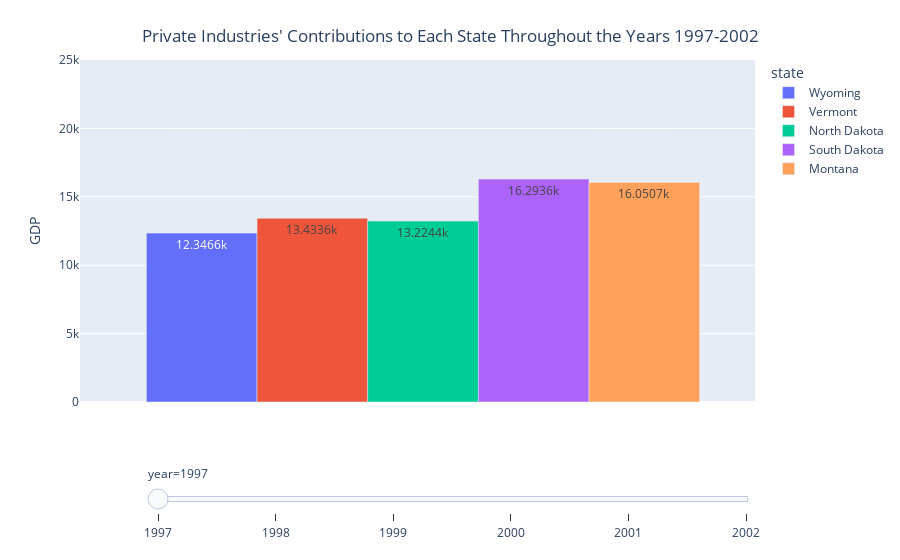

The notebook cell saved with this chart:
### Code cell
fig = px.bar(q3_lowest_state_gdp_df,x="new_index", y="gdp", animation_frame="year", animation_group="gdp",
            color="state", range_x=[0.9, 7], range_y=[0, 25000], text_auto=True)

fig["layout"].pop("updatemenus") # optional, drop animation b
fig.update_xaxes(visible = False)
fig.update_yaxes(title_text='GDP')
fig.update_layout(
    title={
        'text': "Private Industries' Contributions to Each State Throughout the Years 1997-2002",
        'x':0.5,  
        'xanchor': 'center',  
        'yanchor': 'top'  
    }
)
fig.update_layout(bargap=0.5, bargroupgap=0.5)
fig.update_traces(width=1)

fig.show()

### Figure 1 — Plotly figure (JSON) as saved in the notebook; plotly's stock layout.template omitted (floating-point values rounded to 4 significant figures)
{"data": [{"alignmentgroup": "True", "hovertemplate": "state=Wyoming<br>year=1997<br>new_index=%{x}<br>gdp=%{y}<extra></extra>", "ids": [12350.0], "legendgroup": "Wyoming", "marker": {"color": "#636efa", "pattern": {"shape": ""}}, "name": "Wyoming", "offsetgroup": "Wyoming", "orientation": "v", "showlegend": true, "textposition": "auto", "texttemplate": "%{y}", "type": "bar", "width": 1, "x": [2], "xaxis": "x", "y": [12350.0], "yaxis": "y"}, {"alignmentgroup": "True", "hovertemplate": "state=Vermont<br>year=1997<br>new_index=%{x}<br>gdp=%{y}<extra></extra>", "ids": [13430.0], "legendgroup": "Vermont", "marker": {"color": "#EF553B", "pattern": {"shape": ""}}, "name": "Vermont", "offsetgroup": "Vermont", "orientation": "v", "showlegend": true, "textposition": "auto", "texttemplate": "%{y}", "type": "bar", "width": 1, "x": [3], "xaxis": "x", "y": [13430.0], "yaxis": "y"}, {"alignmentgroup": "True", "hovertemplate": "state=North Dakota<br>year=1997<br>new_index=%{x}<br>gdp=%{y}<extra></extra>", "ids": [13220.0], "legendgroup": "North Dakota", "marker": {"color": "#00cc96", "pattern": {"shape": ""}}, "name": "North Dakota", "offsetgroup": "North Dakota", "orientation": "v", "showlegend": true, "textposition": "auto", "texttemplate": "%{y}", "type": "bar", "width": 1, "x": [4], "xaxis": "x", "y": [13220.0], "yaxis": "y"}, {"alignmentgroup": "True", "hovertemplate": "state=South Dakota<br>year=1997<br>new_index=%{x}<br>gdp=%{y}<extra></extra>", "ids": [16290.0], "legendgroup": "South Dakota", "marker": {"color": "#ab63fa", "pattern": {"shape": ""}}, "name": "South Dakota", "offsetgroup": "South Dakota", "orientation": "v", "showlegend": true, "textposition": "auto", "texttemplate": "%{y}", "type": "bar", "width": 1, "x": [5], "xaxis": "x", "y": [16290.0], "yaxis": "y"}, {"alignmentgroup": "True", "hovertemplate": "state=Montana<br>year=1997<br>new_index=%{x}<br>gdp=%{y}<extra></extra>", "ids": [16050.0], "legendgroup": "Montana", "marker": {"color": "#FFA15A", "pattern": {"shape": ""}}, "name": "Montana", "offsetgroup": "Montana", "orientation": "v", "showlegend": true, "textposition": "auto", "texttemplate": "%{y}", "type": "bar", "width": 1, "x": [6], "xaxis": "x", "y": [16050.0], "yaxis": "y"}], "layout": {"bargap": 0.5, "bargroupgap": 0.5, "barmode": "relative", "legend": {"title": {"text": "state"}, "tracegroupgap": 0}, "margin": {"t": 60}, "sliders": [{"active": 0, "currentvalue": {"prefix": "year="}, "len": 0.9, "pad": {"b": 10, "t": 60}, "steps": [{"args": [["1997"], {"frame": {"duration": 0, "redraw": true}, "fromcurrent": true, "mode": "immediate", "transition": {"duration": 0, "easing": "linear"}}], "label": "1997", "method": "animate"}, {"args": [["1998"], {"frame": {"duration": 0, "redraw": true}, "fromcurrent": true, "mode": "immediate", "transition": {"duration": 0, "easing": "linear"}}], "label": "1998", "method": "animate"}, {"args": [["1999"], {"frame": {"duration": 0, "redraw": true}, "fromcurrent": true, "mode": "immediate", "transition": {"duration": 0, "easing": "linear"}}], "label": "1999", "method": "animate"}, {"args": [["2000"], {"frame": {"duration": 0, "redraw": true}, "fromcurrent": true, "mode": "immediate", "transition": {"duration": 0, "easing": "linear"}}], "label": "2000", "method": "animate"}, {"args": [["2001"], {"frame": {"duration": 0, "redraw": true}, "fromcurrent": true, "mode": "immediate", "transition": {"duration": 0, "easing": "linear"}}], "label": "2001", "method": "animate"}, {"args": [["2002"], {"frame": {"duration": 0, "redraw": true}, "fromcurrent": true, "mode": "immediate", "transition": {"duration": 0, "easing": "linear"}}], "label": "2002", "method": "animate"}], "x": 0.1, "xanchor": "left", "y": 0, "yanchor": "top"}], "title": {"text": "Private Industries' Contributions to Each State Throughout the Years 1997-2002", "x": 0.5, "xanchor": "center", "yanchor": "top"}, "xaxis": {"anchor": "y", "domain": [0, 1], "range": [0.9, 7], "title": {"text": "States with Lowest GDP"}, "visible": false}, "yaxis": {"anchor": "x", "domain": [0, 1], "range": [0, 25000], "title": {"text": "GDP"}}}}
